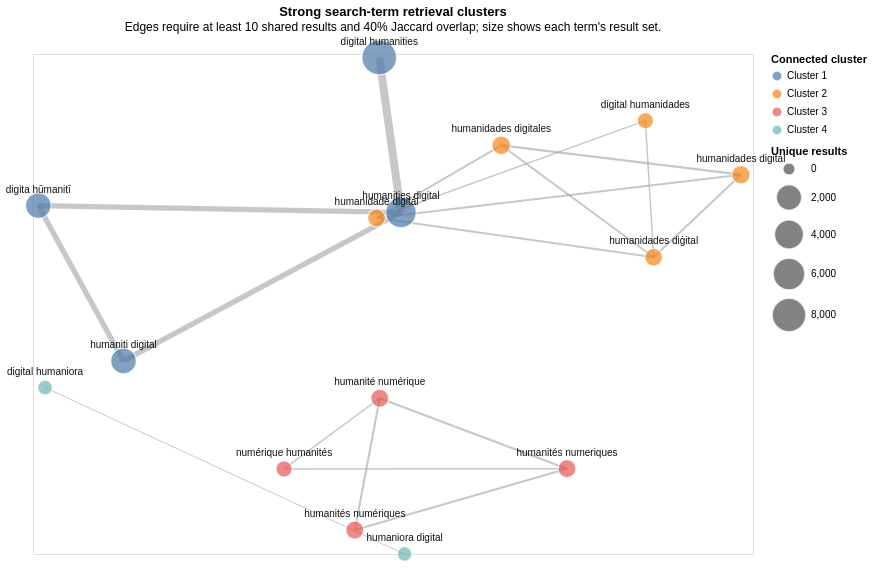

The code cell stored with this chart in its notebook:
### Code cell
# Retain only substantial, proportionally strong overlaps so large English result sets do not dominate.
network_edges = overlap_edges[(overlap_edges["shared_result_count"] >= 10) &
                              (overlap_edges["jaccard_overlap"] >= 0.40)].copy()
G = nx.from_pandas_edgelist(network_edges, "source_term_key", "target_term_key",
                            edge_attr=["shared_result_count", "jaccard_overlap"])
positions = nx.spring_layout(G, seed=42, k=1.25)
component_by_node = {}
for component_number, component in enumerate(nx.connected_components(G), start=1):
    for node in component:
        component_by_node[node] = f"Cluster {component_number}"

term_totals = overlap_review.set_index("search_term_key")["total_unique_results"].astype(int).to_dict()
network_nodes = pd.DataFrame([{"term": node, "x": positions[node][0], "y": positions[node][1],
                               "cluster": component_by_node[node],
                               "total_unique_results": term_totals.get(node, 0)} for node in G.nodes])
network_links = pd.DataFrame([{"source": row.source_term_key, "target": row.target_term_key,
                               "x": positions[row.source_term_key][0], "y": positions[row.source_term_key][1],
                               "x2": positions[row.target_term_key][0], "y2": positions[row.target_term_key][1],
                               "shared_result_count": row.shared_result_count,
                               "jaccard_overlap": row.jaccard_overlap}
                              for row in network_edges.itertuples(index=False)])

links = alt.Chart(network_links).mark_rule(color="#9A9A9A", opacity=0.55).encode(
    x=alt.X("x:Q", axis=None), y=alt.Y("y:Q", axis=None), x2="x2:Q", y2="y2:Q",
    strokeWidth=alt.StrokeWidth("shared_result_count:Q", scale=alt.Scale(type="sqrt", range=[1, 8]), legend=None),
    tooltip=["source:N", "target:N", "shared_result_count:Q", alt.Tooltip("jaccard_overlap:Q", format=".1%")],
)
points = alt.Chart(network_nodes).mark_circle(stroke="white", strokeWidth=1.2).encode(
    x=alt.X("x:Q", axis=None), y=alt.Y("y:Q", axis=None),
    size=alt.Size("total_unique_results:Q", scale=alt.Scale(type="sqrt", range=[150, 1200]), title="Unique results"),
    color=alt.Color("cluster:N", title="Connected cluster", scale=alt.Scale(scheme="tableau10")),
    tooltip=["term:N", "cluster:N", "total_unique_results:Q"],
)
node_labels = alt.Chart(network_nodes).mark_text(dy=-16, fontSize=10, color="#111111").encode(
    x="x:Q", y="y:Q", text="term:N")
network_chart = (links + points + node_labels).properties(
    width=720, height=500, title={"text": "Strong search-term retrieval clusters",
        "subtitle": "Edges require at least 10 shared results and 40% Jaccard overlap; size shows each term's result set."})
display(network_chart)
save_chart(network_chart, str(FIGURE_DIR / "search_term_overlap_network.png"), scale_factor=2)
print(f"{len(network_nodes)} terms, {len(network_links)} strong overlaps, "
      f"{nx.number_connected_components(G)} connected clusters shown.")

### Figure 1 — Vega specification as saved in the notebook (floating-point values rounded to 4 significant figures)
{"$schema": "https://vega.github.io/schema/vega/v6.json", "data": [{"name": "source_0", "values": [{"jaccard_overlap": 0.54, "shared_result_count": 4970, "source": "digital humanities", "target": "humanities digital", "x": -0.03057, "x2": 0.0177, "y": 0.9859, "y2": 0.3662}, {"jaccard_overlap": 0.4131, "shared_result_count": 2061, "source": "humaniti digital", "target": "humanities digital", "x": -0.5989, "x2": 0.0177, "y": -0.2276, "y2": 0.3662}, {"jaccard_overlap": 0.4126, "shared_result_count": 2060, "source": "digita hūmanitī", "target": "humanities digital", "x": -0.7882, "x2": 0.0177, "y": 0.3935, "y2": 0.3662}, {"jaccard_overlap": 0.9899, "shared_result_count": 2054, "source": "digita hūmanitī", "target": "humaniti digital", "x": -0.7882, "x2": -0.5989, "y": 0.3935, "y2": -0.2276}, {"jaccard_overlap": 0.9211, "shared_result_count": 280, "source": "humanidades digital", "target": "humanidades digitales", "x": 0.7732, "x2": 0.2405, "y": 0.5172, "y2": 0.6349}, {"jaccard_overlap": 0.9758, "shared_result_count": 242, "source": "humanités numeriques", "target": "humanités numériques", "x": 0.3866, "x2": -0.08485, "y": -0.6588, "y2": -0.9043}, {"jaccard_overlap": 0.9315, "shared_result_count": 231, "source": "humanité numérique", "target": "humanités numeriques", "x": -0.02953, "x2": 0.3866, "y": -0.377, "y2": -0.6588}, {"jaccard_overlap": 0.9094, "shared_result_count": 231, "source": "humanité numérique", "target": "humanités numériques", "x": -0.02953, "x2": -0.08485, "y": -0.377, "y2": -0.9043}, {"jaccard_overlap": 0.973, "shared_result_count": 216, "source": "humanidade digitál", "target": "humanidades diġital", "x": -0.03653, "x2": 0.5792, "y": 0.3439, "y2": 0.1872}, {"jaccard_overlap": 0.7633, "shared_result_count": 216, "source": "humanidades digital", "target": "humanidades diġital", "x": 0.7732, "x2": 0.5792, "y": 0.5172, "y2": 0.1872}, {"jaccard_overlap": 0.7474, "shared_result_count": 216, "source": "humanidade digitál", "target": "humanidades digital", "x": -0.03653, "x2": 0.7732, "y": 0.3439, "y2": 0.5172}, {"jaccard_overlap": 0.7007, "shared_result_count": 213, "source": "humanidades digitales", "target": "humanidades diġital", "x": 0.2405, "x2": 0.5792, "y": 0.6349, "y2": 0.1872}, {"jaccard_overlap": 0.6871, "shared_result_count": 213, "source": "humanidade digitál", "target": "humanidades digitales", "x": -0.03653, "x2": 0.2405, "y": 0.3439, "y2": 0.6349}, {"jaccard_overlap": 0.4304, "shared_result_count": 102, "source": "humanité numérique", "target": "numérique humanités", "x": -0.02953, "x2": -0.2421, "y": -0.377, "y2": -0.6598}, {"jaccard_overlap": 0.4041, "shared_result_count": 99, "source": "humanités numeriques", "target": "numérique humanités", "x": 0.3866, "x2": -0.2421, "y": -0.6588, "y2": -0.6598}, {"jaccard_overlap": 0.4174, "shared_result_count": 91, "source": "digital humanidades", "target": "humanidades diġital", "x": 0.5608, "x2": 0.5792, "y": 0.7332, "y2": 0.1872}, {"jaccard_overlap": 0.4062, "shared_result_count": 91, "source": "digital humanidades", "target": "humanidade digitál", "x": 0.5608, "x2": -0.03653, "y": 0.7332, "y2": 0.3439}, {"jaccard_overlap": 0.8108, "shared_result_count": 30, "source": "digital humaniora", "target": "humaniora digital", "x": -0.7731, "x2": 0.02582, "y": -0.3344, "y2": -1.0}]}, {"name": "source_1", "values": [{"cluster": "Cluster 1", "term": "digital humanities", "total_unique_results": 9187, "x": -0.03057, "y": 0.9859}, {"cluster": "Cluster 1", "term": "humanities digital", "total_unique_results": 4987, "x": 0.0177, "y": 0.3662}, {"cluster": "Cluster 1", "term": "humaniti digital", "total_unique_results": 2063, "x": -0.5989, "y": -0.2276}, {"cluster": "Cluster 1", "term": "digita hūmanitī", "total_unique_results": 2066, "x": -0.7882, "y": 0.3935}, {"cluster": "Cluster 2", "term": "humanidades digital", "total_unique_results": 283, "x": 0.7732, "y": 0.5172}, {"cluster": "Cluster 2", "term": "humanidades digitales", "total_unique_results": 301, "x": 0.2405, "y": 0.6349}, {"cluster": "Cluster 3", "term": "humanités numeriques", "total_unique_results": 242, "x": 0.3866, "y": -0.6588}, {"cluster": "Cluster 3", "term": "humanités numériques", "total_unique_results": 248, "x": -0.08485, "y": -0.9043}, {"cluster": "Cluster 3", "term": "humanité numérique", "total_unique_results": 237, "x": -0.02953, "y": -0.377}, {"cluster": "Cluster 2", "term": "humanidade digitál", "total_unique_results": 222, "x": -0.03653, "y": 0.3439}, {"cluster": "Cluster 2", "term": "humanidades diġital", "total_unique_results": 216, "x": 0.5792, "y": 0.1872}, {"cluster": "Cluster 3", "term": "numérique humanités", "total_unique_results": 102, "x": -0.2421, "y": -0.6598}, {"cluster": "Cluster 2", "term": "digital humanidades", "total_unique_results": 93, "x": 0.5608, "y": 0.7332}, {"cluster": "Cluster 4", "term": "digital humaniora", "total_unique_results": 37, "x": -0.7731, "y": -0.3344}, {"cluster": "Cluster 4", "term": "humaniora digital", "total_unique_results": 30, "x": 0.02582, "y": -1.0}]}, {"name": "source_2", "values": [{"term": "digital humanities", "x": -0.03057, "y": 0.9859}, {"term": "humanities digital", "x": 0.0177, "y": 0.3662}, {"term": "humaniti digital", "x": -0.5989, "y": -0.2276}, {"term": "digita hūmanitī", "x": -0.7882, "y": 0.3935}, {"term": "humanidades digital", "x": 0.7732, "y": 0.5172}, {"term": "humanidades digitales", "x": 0.2405, "y": 0.6349}, {"term": "humanités numeriques", "x": 0.3866, "y": -0.6588}, {"term": "humanités numériques", "x": -0.08485, "y": -0.9043}, {"term": "humanité numérique", "x": -0.02953, "y": -0.377}, {"term": "humanidade digitál", "x": -0.03653, "y": 0.3439}, {"term": "humanidades diġital", "x": 0.5792, "y": 0.1872}, {"term": "numérique humanités", "x": -0.2421, "y": -0.6598}, {"term": "digital humanidades", "x": 0.5608, "y": 0.7332}, {"term": "digital humaniora", "x": -0.7731, "y": -0.3344}, {"term": "humaniora digital", "x": 0.02582, "y": -1.0}]}, {"name": "source_1_color_domain_cluster", "values": [{"cluster": "Cluster 1"}, {"cluster": "Cluster 2"}, {"cluster": "Cluster 3"}, {"cluster": "Cluster 4"}]}], "marks": [{"type": "rule", "name": "layer_0_marks", "from": {"data": "source_0"}, "encode": {"update": {"x2": {"field": "x2", "scale": "x"}, "y2": {"field": "y2", "scale": "y"}, "x": {"field": "x", "scale": "x"}, "strokeWidth": {"field": "shared_result_count", "scale": "strokeWidth"}, "tooltip": {"signal": "{\"source\": isValid(datum[\"source\"]) ? datum[\"source\"] : \"\"+datum[\"source\"], \"target\": isValid(datum[\"target\"]) ? datum[\"target\"] : \"\"+datum[\"target\"], \"shared_result_count\": format(datum[\"shared_result_count\"], \"\"), \"jaccard_overlap\": format(datum[\"jaccard_overlap\"], \".1%\")}"}, "y": {"field": "y", "scale": "y"}, "opacity": {"value": 0.55}, "stroke": {"value": "#9A9A9A"}}}, "style": ["rule"]}, {"type": "symbol", "name": "layer_1_marks", "from": {"data": "source_1"}, "encode": {"update": {"shape": {"value": "circle"}, "opacity": {"value": 0.7}, "y": {"field": "y", "scale": "y"}, "strokeWidth": {"value": 1.2}, "size": {"field": "total_unique_results", "scale": "size"}, "fill": {"field": "cluster", "scale": "color"}, "x": {"field": "x", "scale": "x"}, "stroke": {"value": "white"}, "tooltip": {"signal": "{\"term\": isValid(datum[\"term\"]) ? datum[\"term\"] : \"\"+datum[\"term\"], \"cluster\": isValid(datum[\"cluster\"]) ? datum[\"cluster\"] : \"\"+datum[\"cluster\"], \"total_unique_results\": format(datum[\"total_unique_results\"], \"\")}"}}}, "style": ["circle"]}, {"type": "text", "name": "layer_2_marks", "from": {"data": "source_2"}, "encode": {"update": {"baseline": {"value": "middle"}, "align": {"value": "center"}, "text": {"signal": "isValid(datum[\"term\"]) ? datum[\"term\"] : \"\"+datum[\"term\"]"}, "y": {"field": "y", "scale": "y"}, "fill": {"value": "#111111"}, "dy": {"value": -16}, "x": {"field": "x", "scale": "x"}, "fontSize": {"value": 10}}}, "style": ["text"]}], "scales": [{"name": "x", "type": "linear", "domain": {"fields": [{"data": "source_0", "field": "x"}, {"data": "source_0", "field": "x2"}, {"data": "source_1", "field": "x"}, {"data": "source_2", "field": "x"}]}, "range": [0, {"signal": "width"}], "zero": true, "nice": true}, {"name": "y", "type": "linear", "domain": {"fields": [{"data": "source_0", "field": "y"}, {"data": "source_0", "field": "y2"}, {"data": "source_1", "field": "y"}, {"data": "source_2", "field": "y"}]}, "range": [{"signal": "height"}, 0], "zero": true, "nice": true}, {"name": "strokeWidth", "type": "sqrt", "domain": {"data": "source_0", "field": "shared_result_count"}, "range": [1, 8], "zero": false}, {"name": "color", "type": "ordinal", "domain": {"data": "source_1_color_domain_cluster", "field": "cluster", "sort": true}, "range": {"scheme": "tableau10"}}, {"name": "size", "type": "sqrt", "domain": {"data": "source_1", "field": "total_unique_results"}, "range": [150, 1200], "zero": true}], "title": {"text": "Strong search-term retrieval clusters", "frame": "group", "subtitle": "Edges require at least 10 shared results and 40% Jaccard overlap; size shows each term's result set."}, "padding": 5, "width": 720, "height": 500, "background": "white", "style": "cell", "legends": [{"title": "Connected cluster", "fill": "color", "symbolType": "circle", "encode": {"symbols": {"update": {"stroke": {"value": "white"}, "opacity": {"value": 0.7}}}}}, {"title": "Unique results", "size": "size", "symbolType": "circle", "encode": {"symbols": {"update": {"fill": {"value": "black"}, "stroke": {"value": "white"}, "fillOpacity": {"value": 0.7}, "opacity": {"value": 0.7}}}}}]}
